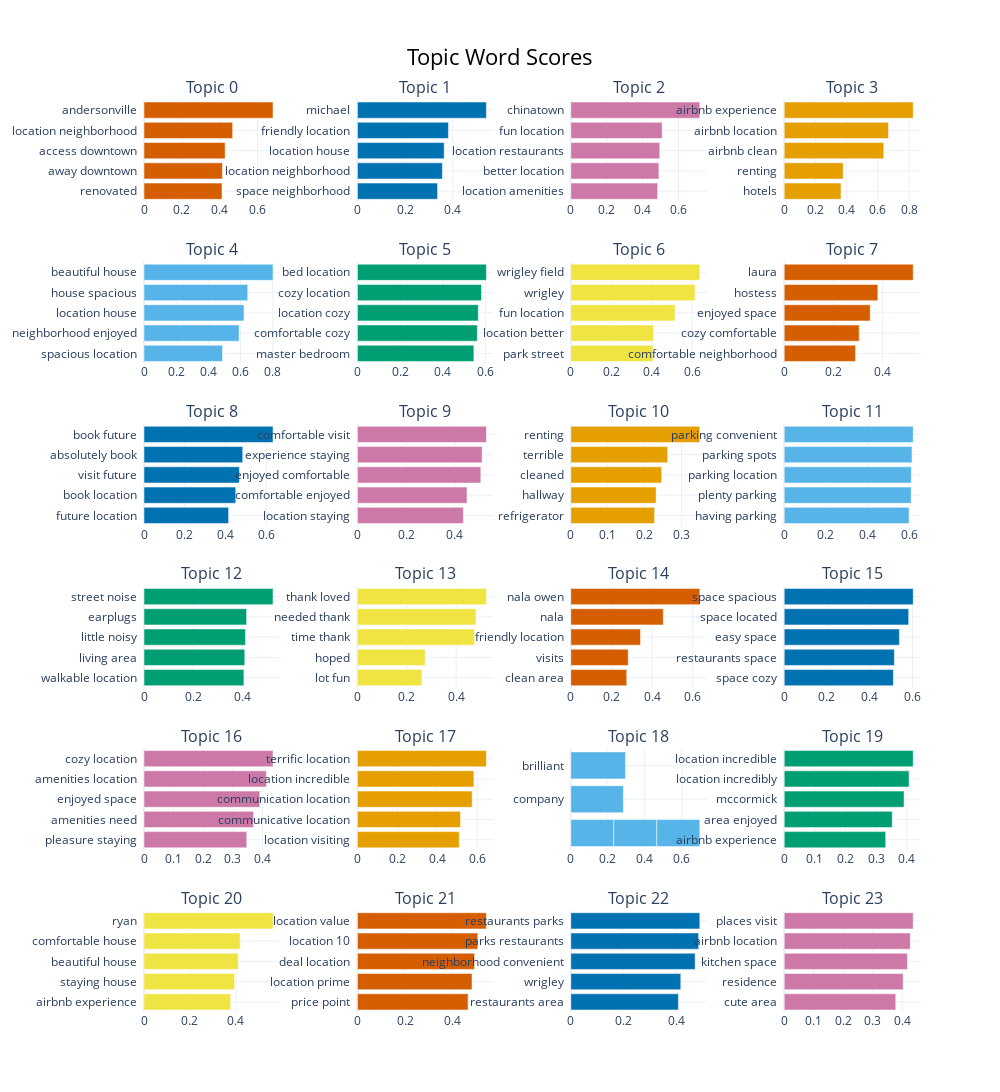

Here is the notebook cell this chart was saved with:
### Code cell
topic_model.visualize_barchart(top_n_topics=50)

### Figure 1 — Plotly figure (JSON) as saved in the notebook; plotly's stock layout.template omitted (floating-point values rounded to 4 significant figures)
{"data": [{"marker": {"color": "#D55E00"}, "orientation": "h", "type": "bar", "x": [0.4124, 0.4144, 0.4289, 0.4687, 0.6819], "xaxis": "x", "y": ["renovated  ", "away downtown  ", "access downtown  ", "location neighborhood  ", "andersonville  "], "yaxis": "y"}, {"marker": {"color": "#0072B2"}, "orientation": "h", "type": "bar", "x": [0.3359, 0.3562, 0.3636, 0.3816, 0.5406], "xaxis": "x2", "y": ["space neighborhood  ", "location neighborhood  ", "location house  ", "friendly location  ", "michael  "], "yaxis": "y2"}, {"marker": {"color": "#CC79A7"}, "orientation": "h", "type": "bar", "x": [0.4838, 0.4909, 0.4959, 0.509, 0.7188], "xaxis": "x3", "y": ["location amenities  ", "better location  ", "location restaurants  ", "fun location  ", "chinatown  "], "yaxis": "y3"}, {"marker": {"color": "#E69F00"}, "orientation": "h", "type": "bar", "x": [0.3641, 0.3784, 0.6381, 0.6687, 0.8268], "xaxis": "x4", "y": ["hotels  ", "renting  ", "airbnb clean  ", "airbnb location  ", "airbnb experience  "], "yaxis": "y4"}, {"marker": {"color": "#56B4E9"}, "orientation": "h", "type": "bar", "x": [0.4883, 0.5911, 0.6215, 0.6448, 0.8019], "xaxis": "x5", "y": ["spacious location  ", "neighborhood enjoyed  ", "location house  ", "house spacious  ", "beautiful house  "], "yaxis": "y5"}, {"marker": {"color": "#009E73"}, "orientation": "h", "type": "bar", "x": [0.5448, 0.561, 0.5654, 0.5805, 0.6034], "xaxis": "x6", "y": ["master bedroom  ", "comfortable cozy  ", "location cozy  ", "cozy location  ", "bed location  "], "yaxis": "y6"}, {"marker": {"color": "#F0E442"}, "orientation": "h", "type": "bar", "x": [0.4057, 0.4086, 0.5152, 0.614, 0.6378], "xaxis": "x7", "y": ["park street  ", "location better  ", "fun location  ", "wrigley  ", "wrigley field  "], "yaxis": "y7"}, {"marker": {"color": "#D55E00"}, "orientation": "h", "type": "bar", "x": [0.291, 0.3058, 0.3507, 0.3817, 0.5259], "xaxis": "x8", "y": ["comfortable neighborhood  ", "cozy comfortable  ", "enjoyed space  ", "hostess  ", "laura  "], "yaxis": "y8"}, {"marker": {"color": "#0072B2"}, "orientation": "h", "type": "bar", "x": [0.4154, 0.4505, 0.4686, 0.485, 0.6337], "xaxis": "x9", "y": ["future location  ", "book location  ", "visit future  ", "absolutely book  ", "book future  "], "yaxis": "y9"}, {"marker": {"color": "#CC79A7"}, "orientation": "h", "type": "bar", "x": [0.4346, 0.4494, 0.506, 0.5115, 0.529], "xaxis": "x10", "y": ["location staying  ", "comfortable enjoyed  ", "enjoyed comfortable  ", "experience staying  ", "comfortable visit  "], "yaxis": "y10"}, {"marker": {"color": "#E69F00"}, "orientation": "h", "type": "bar", "x": [0.2269, 0.231, 0.2462, 0.2624, 0.3494], "xaxis": "x11", "y": ["refrigerator  ", "hallway  ", "cleaned  ", "terrible  ", "renting  "], "yaxis": "y11"}, {"marker": {"color": "#56B4E9"}, "orientation": "h", "type": "bar", "x": [0.5992, 0.6097, 0.6105, 0.6135, 0.6194], "xaxis": "x12", "y": ["having parking  ", "plenty parking  ", "parking location  ", "parking spots  ", "parking convenient  "], "yaxis": "y12"}, {"marker": {"color": "#009E73"}, "orientation": "h", "type": "bar", "x": [0.4073, 0.4108, 0.4138, 0.4182, 0.5259], "xaxis": "x13", "y": ["walkable location  ", "living area  ", "little noisy  ", "earplugs  ", "street noise  "], "yaxis": "y13"}, {"marker": {"color": "#F0E442"}, "orientation": "h", "type": "bar", "x": [0.2612, 0.2745, 0.4742, 0.4801, 0.5223], "xaxis": "x14", "y": ["lot fun  ", "hoped  ", "time thank  ", "needed thank  ", "thank loved  "], "yaxis": "y14"}, {"marker": {"color": "#D55E00"}, "orientation": "h", "type": "bar", "x": [0.2753, 0.2824, 0.3431, 0.455, 0.6347], "xaxis": "x15", "y": ["clean area  ", "visits  ", "friendly location  ", "nala  ", "nala owen  "], "yaxis": "y15"}, {"marker": {"color": "#0072B2"}, "orientation": "h", "type": "bar", "x": [0.5106, 0.5153, 0.5388, 0.5822, 0.6034], "xaxis": "x16", "y": ["space cozy  ", "restaurants space  ", "easy space  ", "space located  ", "space spacious  "], "yaxis": "y16"}, {"marker": {"color": "#CC79A7"}, "orientation": "h", "type": "bar", "x": [0.3467, 0.3695, 0.3906, 0.413, 0.4352], "xaxis": "x17", "y": ["pleasure staying  ", "amenities need  ", "enjoyed space  ", "amenities location  ", "cozy location  "], "yaxis": "y17"}, {"marker": {"color": "#E69F00"}, "orientation": "h", "type": "bar", "x": [0.5105, 0.517, 0.5755, 0.5841, 0.6467], "xaxis": "x18", "y": ["location visiting  ", "communicative location  ", "communication location  ", "location incredible  ", "terrific location  "], "yaxis": "y18"}, {"marker": {"color": "#56B4E9"}, "orientation": "h", "type": "bar", "x": [0.2325, 0.2325, 0.2325, 0.2844, 0.2955], "xaxis": "x19", "y": ["  ", "  ", "  ", "company  ", "brilliant  "], "yaxis": "y19"}, {"marker": {"color": "#009E73"}, "orientation": "h", "type": "bar", "x": [0.3309, 0.3524, 0.3907, 0.407, 0.4207], "xaxis": "x20", "y": ["airbnb experience  ", "area enjoyed  ", "mccormick  ", "location incredibly  ", "location incredible  "], "yaxis": "y20"}, {"marker": {"color": "#F0E442"}, "orientation": "h", "type": "bar", "x": [0.377, 0.3939, 0.4098, 0.4182, 0.5612], "xaxis": "x21", "y": ["airbnb experience  ", "staying house  ", "beautiful house  ", "comfortable house  ", "ryan  "], "yaxis": "y21"}, {"marker": {"color": "#D55E00"}, "orientation": "h", "type": "bar", "x": [0.4649, 0.4814, 0.4921, 0.5057, 0.5419], "xaxis": "x22", "y": ["price point  ", "location prime  ", "deal location  ", "location 10  ", "location value  "], "yaxis": "y22"}, {"marker": {"color": "#0072B2"}, "orientation": "h", "type": "bar", "x": [0.4067, 0.4156, 0.47, 0.4831, 0.4875], "xaxis": "x23", "y": ["restaurants area  ", "wrigley  ", "neighborhood convenient  ", "parks restaurants  ", "restaurants parks  "], "yaxis": "y23"}, {"marker": {"color": "#CC79A7"}, "orientation": "h", "type": "bar", "x": [0.378, 0.4033, 0.4177, 0.4273, 0.4372], "xaxis": "x24", "y": ["cute area  ", "residence  ", "kitchen space  ", "airbnb location  ", "places visit  "], "yaxis": "y24"}], "layout": {"annotations": [{"font": {"size": 16}, "showarrow": false, "text": "Topic 0", "x": 0.0875, "xanchor": "center", "xref": "paper", "y": 1, "yanchor": "bottom", "yref": "paper"}, {"font": {"size": 16}, "showarrow": false, "text": "Topic 1", "x": 0.3625, "xanchor": "center", "xref": "paper", "y": 1, "yanchor": "bottom", "yref": "paper"}, {"font": {"size": 16}, "showarrow": false, "text": "Topic 2", "x": 0.6375, "xanchor": "center", "xref": "paper", "y": 1, "yanchor": "bottom", "yref": "paper"}, {"font": {"size": 16}, "showarrow": false, "text": "Topic 3", "x": 0.9125, "xanchor": "center", "xref": "paper", "y": 1, "yanchor": "bottom", "yref": "paper"}, {"font": {"size": 16}, "showarrow": false, "text": "Topic 4", "x": 0.0875, "xanchor": "center", "xref": "paper", "y": 0.8222, "yanchor": "bottom", "yref": "paper"}, {"font": {"size": 16}, "showarrow": false, "text": "Topic 5", "x": 0.3625, "xanchor": "center", "xref": "paper", "y": 0.8222, "yanchor": "bottom", "yref": "paper"}, {"font": {"size": 16}, "showarrow": false, "text": "Topic 6", "x": 0.6375, "xanchor": "center", "xref": "paper", "y": 0.8222, "yanchor": "bottom", "yref": "paper"}, {"font": {"size": 16}, "showarrow": false, "text": "Topic 7", "x": 0.9125, "xanchor": "center", "xref": "paper", "y": 0.8222, "yanchor": "bottom", "yref": "paper"}, {"font": {"size": 16}, "showarrow": false, "text": "Topic 8", "x": 0.0875, "xanchor": "center", "xref": "paper", "y": 0.6444, "yanchor": "bottom", "yref": "paper"}, {"font": {"size": 16}, "showarrow": false, "text": "Topic 9", "x": 0.3625, "xanchor": "center", "xref": "paper", "y": 0.6444, "yanchor": "bottom", "yref": "paper"}, {"font": {"size": 16}, "showarrow": false, "text": "Topic 10", "x": 0.6375, "xanchor": "center", "xref": "paper", "y": 0.6444, "yanchor": "bottom", "yref": "paper"}, {"font": {"size": 16}, "showarrow": false, "text": "Topic 11", "x": 0.9125, "xanchor": "center", "xref": "paper", "y": 0.6444, "yanchor": "bottom", "yref": "paper"}, {"font": {"size": 16}, "showarrow": false, "text": "Topic 12", "x": 0.0875, "xanchor": "center", "xref": "paper", "y": 0.4667, "yanchor": "bottom", "yref": "paper"}, {"font": {"size": 16}, "showarrow": false, "text": "Topic 13", "x": 0.3625, "xanchor": "center", "xref": "paper", "y": 0.4667, "yanchor": "bottom", "yref": "paper"}, {"font": {"size": 16}, "showarrow": false, "text": "Topic 14", "x": 0.6375, "xanchor": "center", "xref": "paper", "y": 0.4667, "yanchor": "bottom", "yref": "paper"}, {"font": {"size": 16}, "showarrow": false, "text": "Topic 15", "x": 0.9125, "xanchor": "center", "xref": "paper", "y": 0.4667, "yanchor": "bottom", "yref": "paper"}, {"font": {"size": 16}, "showarrow": false, "text": "Topic 16", "x": 0.0875, "xanchor": "center", "xref": "paper", "y": 0.2889, "yanchor": "bottom", "yref": "paper"}, {"font": {"size": 16}, "showarrow": false, "text": "Topic 17", "x": 0.3625, "xanchor": "center", "xref": "paper", "y": 0.2889, "yanchor": "bottom", "yref": "paper"}, {"font": {"size": 16}, "showarrow": false, "text": "Topic 18", "x": 0.6375, "xanchor": "center", "xref": "paper", "y": 0.2889, "yanchor": "bottom", "yref": "paper"}, {"font": {"size": 16}, "showarrow": false, "text": "Topic 19", "x": 0.9125, "xanchor": "center", "xref": "paper", "y": 0.2889, "yanchor": "bottom", "yref": "paper"}, {"font": {"size": 16}, "showarrow": false, "text": "Topic 20", "x": 0.0875, "xanchor": "center", "xref": "paper", "y": 0.1111, "yanchor": "bottom", "yref": "paper"}, {"font": {"size": 16}, "showarrow": false, "text": "Topic 21", "x": 0.3625, "xanchor": "center", "xref": "paper", "y": 0.1111, "yanchor": "bottom", "yref": "paper"}, {"font": {"size": 16}, "showarrow": false, "text": "Topic 22", "x": 0.6375, "xanchor": "center", "xref": "paper", "y": 0.1111, "yanchor": "bottom", "yref": "paper"}, {"font": {"size": 16}, "showarrow": false, "text": "Topic 23", "x": 0.9125, "xanchor": "center", "xref": "paper", "y": 0.1111, "yanchor": "bottom", "yref": "paper"}], "height": 1500, "hoverlabel": {"bgcolor": "white", "font": {"family": "Rockwell", "size": 16}}, "showlegend": false, "title": {"font": {"color": "Black", "size": 22}, "text": "Topic Word Scores", "x": 0.5, "xanchor": "center", "yanchor": "top"}, "width": 1000, "xaxis": {"anchor": "y", "domain": [0, 0.175], "showgrid": true}, "xaxis10": {"anchor": "y10", "domain": [0.275, 0.45], "showgrid": true}, "xaxis11": {"anchor": "y11", "domain": [0.55, 0.725], "showgrid": true}, "xaxis12": {"anchor": "y12", "domain": [0.825, 1], "showgrid": true}, "xaxis13": {"anchor": "y13", "domain": [0, 0.175], "showgrid": true}, "xaxis14": {"anchor": "y14", "domain": [0.275, 0.45], "showgrid": true}, "xaxis15": {"anchor": "y15", "domain": [0.55, 0.725], "showgrid": true}, "xaxis16": {"anchor": "y16", "domain": [0.825, 1], "showgrid": true}, "xaxis17": {"anchor": "y17", "domain": [0, 0.175], "showgrid": true}, "xaxis18": {"anchor": "y18", "domain": [0.275, 0.45], "showgrid": true}, "xaxis19": {"anchor": "y19", "domain": [0.55, 0.725], "showgrid": true}, "xaxis2": {"anchor": "y2", "domain": [0.275, 0.45], "showgrid": true}, "xaxis20": {"anchor": "y20", "domain": [0.825, 1], "showgrid": true}, "xaxis21": {"anchor": "y21", "domain": [0, 0.175], "showgrid": true}, "xaxis22": {"anchor": "y22", "domain": [0.275, 0.45], "showgrid": true}, "xaxis23": {"anchor": "y23", "domain": [0.55, 0.725], "showgrid": true}, "xaxis24": {"anchor": "y24", "domain": [0.825, 1], "showgrid": true}, "xaxis3": {"anchor": "y3", "domain": [0.55, 0.725], "showgrid": true}, "xaxis4": {"anchor": "y4", "domain": [0.825, 1], "showgrid": true}, "xaxis5": {"anchor": "y5", "domain": [0, 0.175], "showgrid": true}, "xaxis6": {"anchor": "y6", "domain": [0.275, 0.45], "showgrid": true}, "xaxis7": {"anchor": "y7", "domain": [0.55, 0.725], "showgrid": true}, "xaxis8": {"anchor": "y8", "domain": [0.825, 1], "showgrid": true}, "xaxis9": {"anchor": "y9", "domain": [0, 0.175], "showgrid": true}, "yaxis": {"anchor": "x", "domain": [0.8889, 1], "showgrid": true}, "yaxis10": {"anchor": "x10", "domain": [0.5333, 0.6444], "showgrid": true}, "yaxis11": {"anchor": "x11", "domain": [0.5333, 0.6444], "showgrid": true}, "yaxis12": {"anchor": "x12", "domain": [0.5333, 0.6444], "showgrid": true}, "yaxis13": {"anchor": "x13", "domain": [0.3556, 0.4667], "showgrid": true}, "yaxis14": {"anchor": "x14", "domain": [0.3556, 0.4667], "showgrid": true}, "yaxis15": {"anchor": "x15", "domain": [0.3556, 0.4667], "showgrid": true}, "yaxis16": {"anchor": "x16", "domain": [0.3556, 0.4667], "showgrid": true}, "yaxis17": {"anchor": "x17", "domain": [0.1778, 0.2889], "showgrid": true}, "yaxis18": {"anchor": "x18", "domain": [0.1778, 0.2889], "showgrid": true}, "yaxis19": {"anchor": "x19", "domain": [0.1778, 0.2889], "showgrid": true}, "yaxis2": {"anchor": "x2", "domain": [0.8889, 1], "showgrid": true}, "yaxis20": {"anchor": "x20", "domain": [0.1778, 0.2889], "showgrid": true}, "yaxis21": {"anchor": "x21", "domain": [0, 0.1111], "showgrid": true}, "yaxis22": {"anchor": "x22", "domain": [0, 0.1111], "showgrid": true}, "yaxis23": {"anchor": "x23", "domain": [0, 0.1111], "showgrid": true}, "yaxis24": {"anchor": "x24", "domain": [0, 0.1111], "showgrid": true}, "yaxis3": {"anchor": "x3", "domain": [0.8889, 1], "showgrid": true}, "yaxis4": {"anchor": "x4", "domain": [0.8889, 1], "showgrid": true}, "yaxis5": {"anchor": "x5", "domain": [0.7111, 0.8222], "showgrid": true}, "yaxis6": {"anchor": "x6", "domain": [0.7111, 0.8222], "showgrid": true}, "yaxis7": {"anchor": "x7", "domain": [0.7111, 0.8222], "showgrid": true}, "yaxis8": {"anchor": "x8", "domain": [0.7111, 0.8222], "showgrid": true}, "yaxis9": {"anchor": "x9", "domain": [0.5333, 0.6444], "showgrid": true}}}
